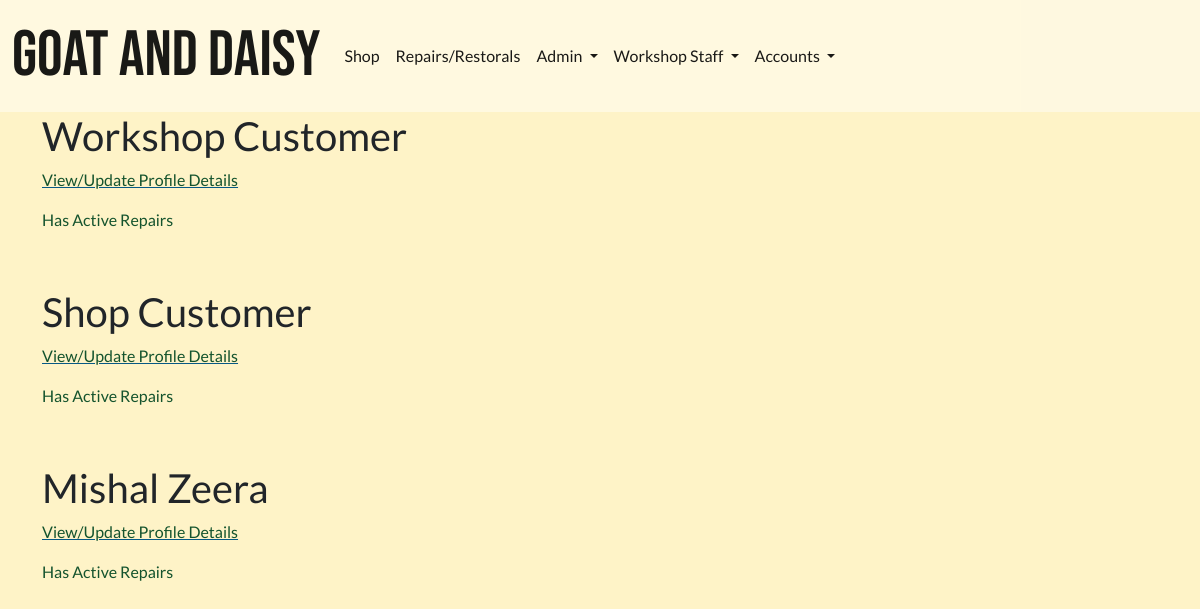
/shop/all-shop-customers/ (signed in), run on an earlier commit of the app's database.
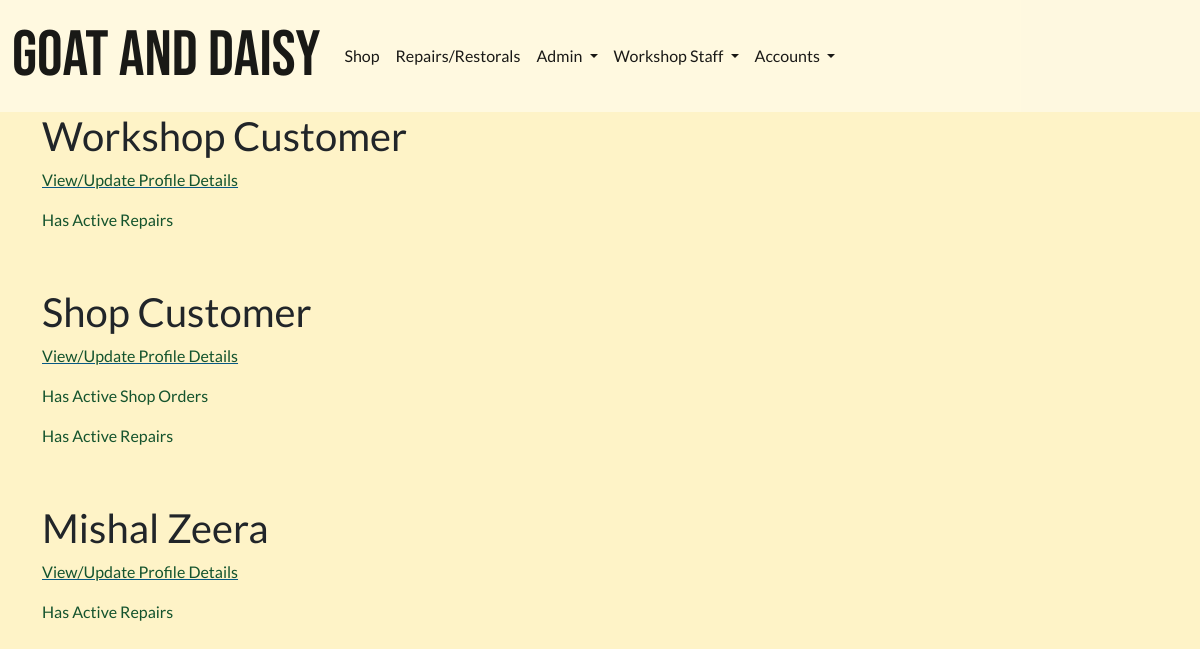
And on a later commit of the database.
### profiles/models.py (models this page shows, shortened)
class Customer(models.Model):
    username = models.OneToOneField(
        User, on_delete=models.CASCADE, null=True, editable=False)
    email = models.EmailField(unique=True, default="start@domain.dj")
    full_name = models.CharField(max_length=100, null=True, blank=True)
    address1 = models.CharField(max_length=100, null=True, blank=True)
    address2 = models.CharField(max_length=100, null=True, blank=True)
    postcode = models.CharField(max_length=40, null=True, blank=True)
    town_or_city = models.CharField(max_length=40, null=True, blank=True)
    country = models.CharField(max_length=40, null=True, blank=True)
    notes = models.TextField(null=True, blank=True)
    staff_notes = models.TextField(null=True, blank=True)
    has_active_shop_orders = models.BooleanField(default=False)
    has_active_repairs = models.BooleanField(default=False)

### shop/views.py (the view)
# urls.py: path('all-shop-customers/', views.AllShopCustomers.as_view(),
class AllShopCustomers(GroupRequiredMixin, ListView):
    group_required = [u'General Staff']
    queryset = Customer.objects.all()
    template_name = 'shop/all_customers.html'
    context_object_name = 'customers'

### invoices/contexts.py (called while the page is built, shortened)
def shopping_cart(request):
    template_cart = []
    products_count = 0
    order_amount = 0
    shipping = 500
    cart = request.session.get('cart', {})
    for item in enumerate(template_cart):
        products_count += 1
    order_total = order_amount + shipping
    stripe_total = round(order_total * 100)
    context = {
        'template_cart': template_cart,
        'products_count': products_count,
        'order_amount': order_amount,
        'shipping': shipping,
        'order_total': order_total,
        'stripe_total': stripe_total,
    }
    return context

### profiles/group_mixin_decorator.py (called while the page is built)
    def dispatch(self, request, *args, **kwargs):
        if not request.user.is_authenticated:
            raise PermissionDenied
        else:
            user_groups = []
            for group in request.user.groups.values_list('name', flat=True):
                user_groups.append(group)
            if len(set(user_groups).intersection(self.group_required)) <= 0:
                raise PermissionDenied
        return super(GroupRequiredMixin, self).dispatch(request, *args, **kwargs)

### shop/templates/shop/all_customers.html (shortened to what this page needs)
{% extends 'base.html' %}
{% load static %}
{% block extra_css %}
<link rel="stylesheet" href="{% static 'css/home_bg_image_trans.css' %}">
{% endblock %}
{% block content %}
{% for customer in customers%}
    <p class="h1" style="margin-top:1rem;">{{customer.full_name | title}}</p>
    <a href="{% url 'customer_account_update' pk=customer.id%}">
        <p class="text-success">View/Update Profile Details</p>
    </a>
    {% if customer.has_active_shop_orders %}
        <p class="text-success">Has Active Shop Orders</p>
    {% endif %}
    {% if customer.has_active_repairs %}
        <p class="text-success">Has Active Repairs</p>
    {% endif %}
    <br>
{% endfor %}
{% endblock %}

What changed in the data, as far as the page shows it:
changed Customer "Shop Customer": now shows "Has Active Shop Orders"
